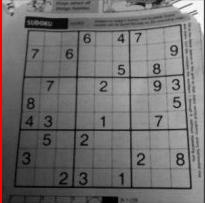
#> input picture python/image/test.jpg, 205 x 203 px, found by its file name
$ python edges.py
#> lines starting #> are read from the running program, lines starting #| are printed output that depends on the picture
import sys
import cv2
import numpy as np

class edges:

    def __init__(self,name):
        self.name = name

    def cannyEdges(self):
        image = cv2.imread(self.name)
#> image is the input picture: shape (203, 205, 3); mean B, G, R 110.8, 110.9, 113.3
        cv2.imshow("元画像",image)
        dst = cv2.cvtColor(image,cv2.COLOR_BGR2GRAY)
        edges = cv2.Canny(dst,75,25,3)
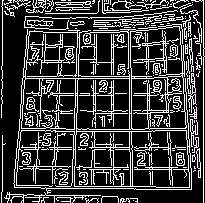
#> edges: shape (203, 205); 23.7% white in thin lines or dots

        cv2.imshow("結果画像",edges)

        if cv2.waitKey() == ord("s"):
#> (key Esc is pressed here)
            num = self.name.rfind("/")
            str = "./result/edges-" + self.name[num+1:]
            print(str)
            cv2.imwrite(str,edges)

        cv2.waitKey(0)
        cv2.destroyAllWindows()

args = sys.argv
if len(args) > 1:
    edges = edges(args[1])
else:
    edges = edges("./image/test.jpg")

edges.cannyEdges()

$ run again, with python/image/sample.jpg copied over python/image/test.jpg
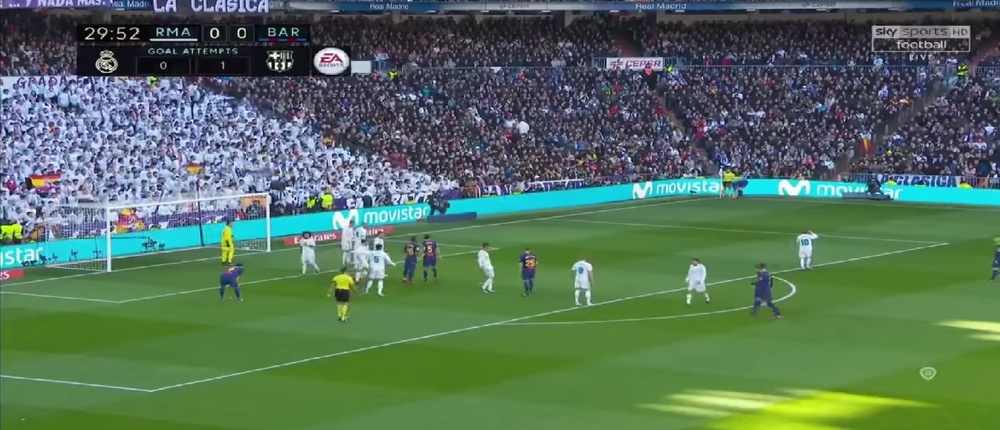
#> input picture python/image/sample.jpg, 1000 x 430 px, shrunk from 1620 x 696 before the run, found by its file name
#> in cannyEdges, image is the input picture: shape (430, 1000, 3); mean B, G, R 91.7, 113, 85.8
#> in cannyEdges, `dst = cv2.cvtColor(image,cv2.COLOR_BGR2GRAY)`:
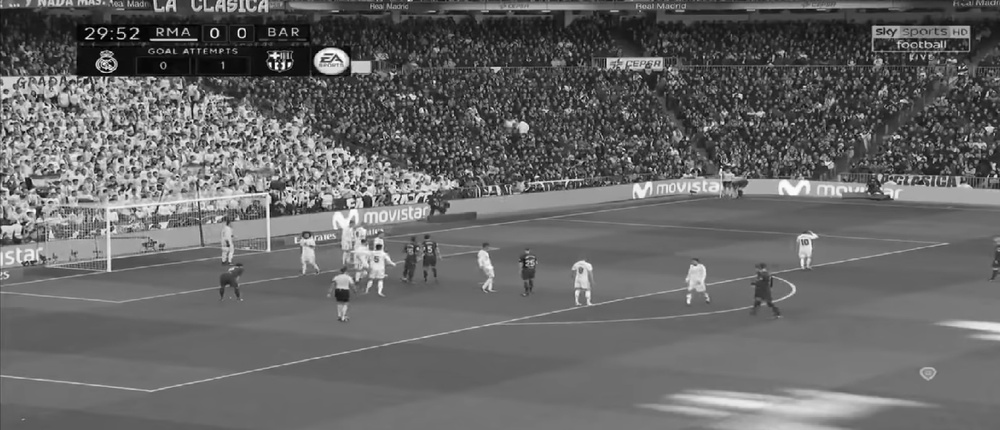
#> dst: shape (430, 1000); min 0, max 254, mean 102.5
#> in cannyEdges, `edges = cv2.Canny(dst,75,25,3)`:
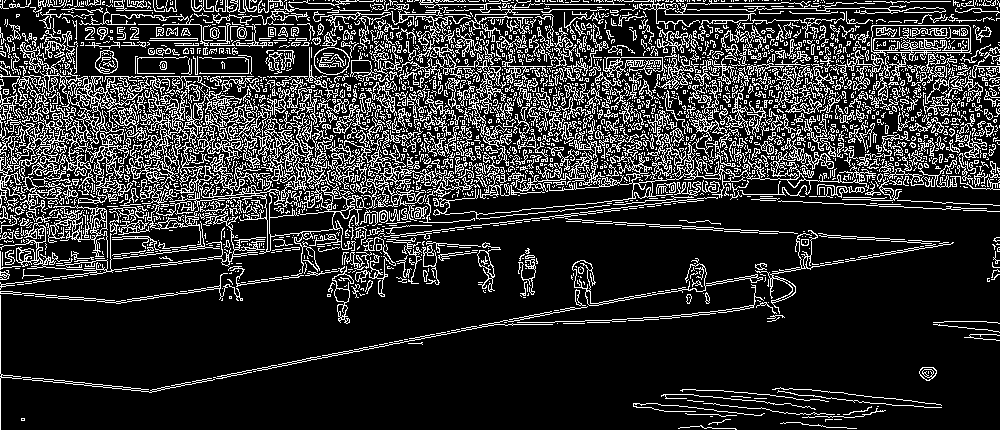
#> edges: shape (430, 1000); 18.8% white in thin lines or dots

$ run again, with python/image/sample2.jpg copied over python/image/test.jpg
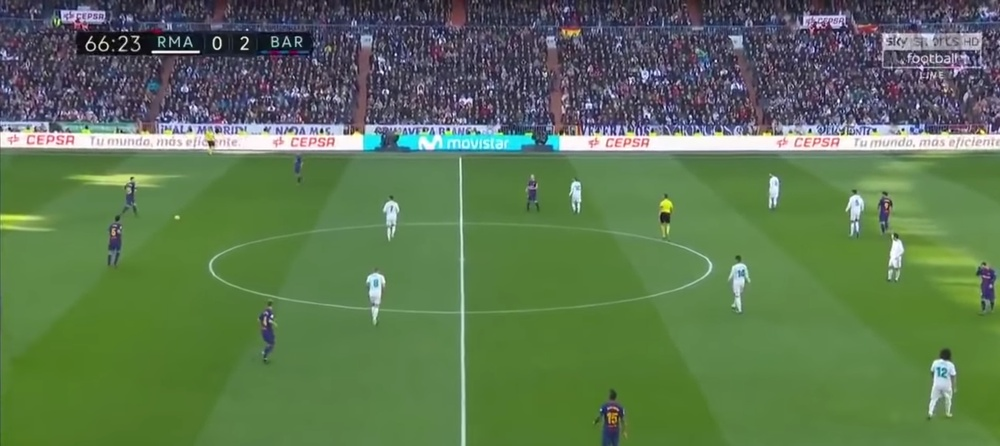
#> input picture python/image/sample2.jpg, 1000 x 446 px, shrunk from 1895 x 845 before the run, found by its file name
#> in cannyEdges, image is the input picture: shape (446, 1000, 3); mean B, G, R 82.3, 117.6, 92.5
#> in cannyEdges, `dst = cv2.cvtColor(image,cv2.COLOR_BGR2GRAY)`:
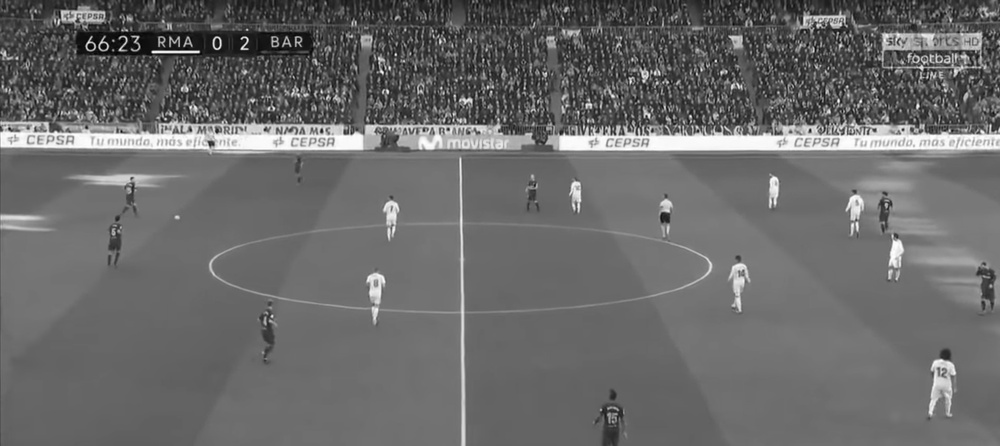
#> dst: shape (446, 1000); min 0, max 255, mean 106.1
#> in cannyEdges, `edges = cv2.Canny(dst,75,25,3)`:
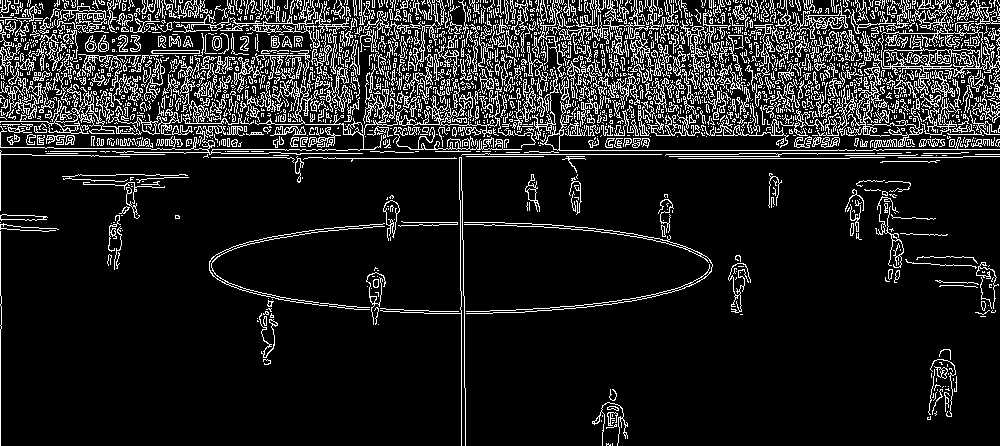
#> edges: shape (446, 1000); 13% white in thin lines or dots

$ run again, with python/image/angle1.png saved as python/image/test.jpg
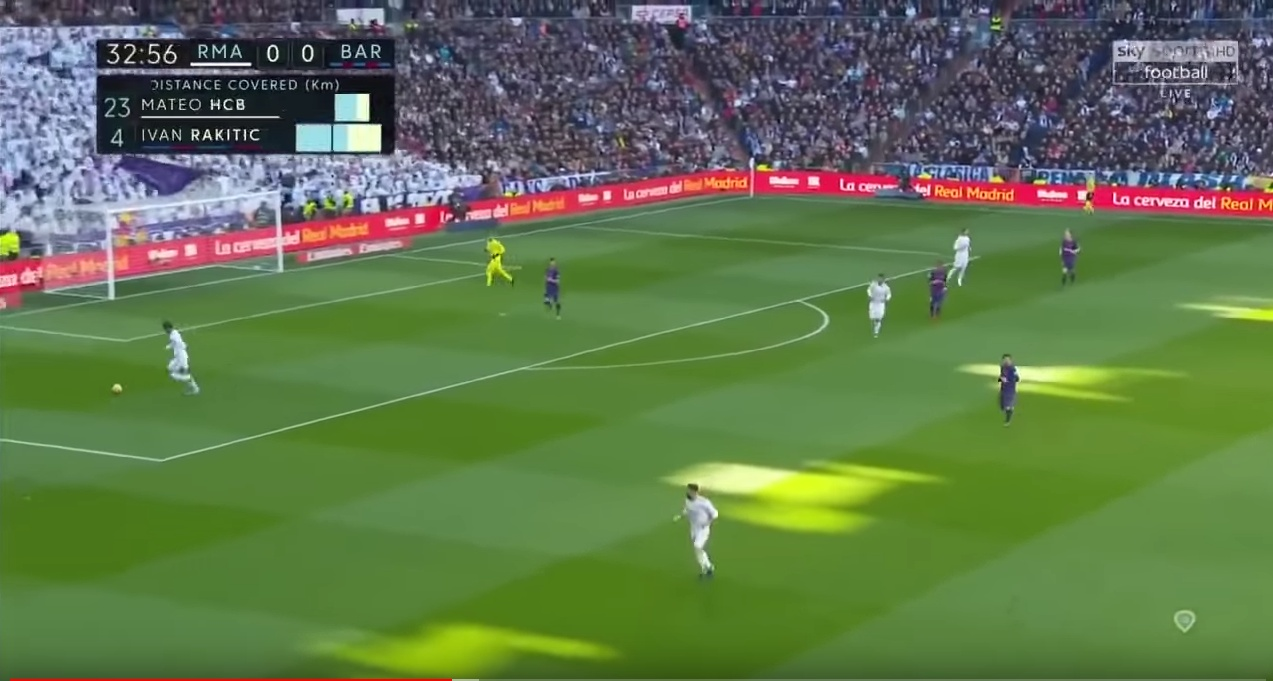
#> input picture python/image/angle1.png, 1273 x 681 px, found by its file name
#> in cannyEdges, image is the input picture: shape (681, 1273, 3); mean B, G, R 76.7, 118.9, 96.3
#> in cannyEdges, `dst = cv2.cvtColor(image,cv2.COLOR_BGR2GRAY)`:
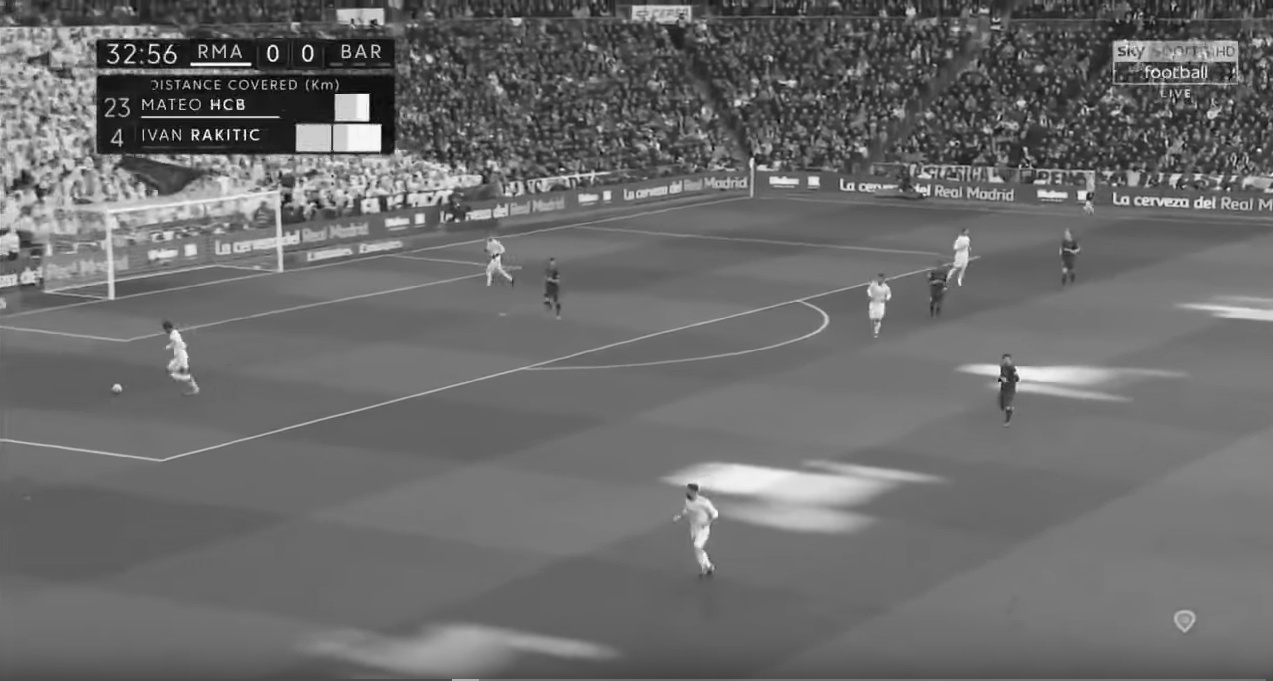
#> dst: shape (681, 1273); min 0, max 255, mean 107.3
#> in cannyEdges, `edges = cv2.Canny(dst,75,25,3)`:
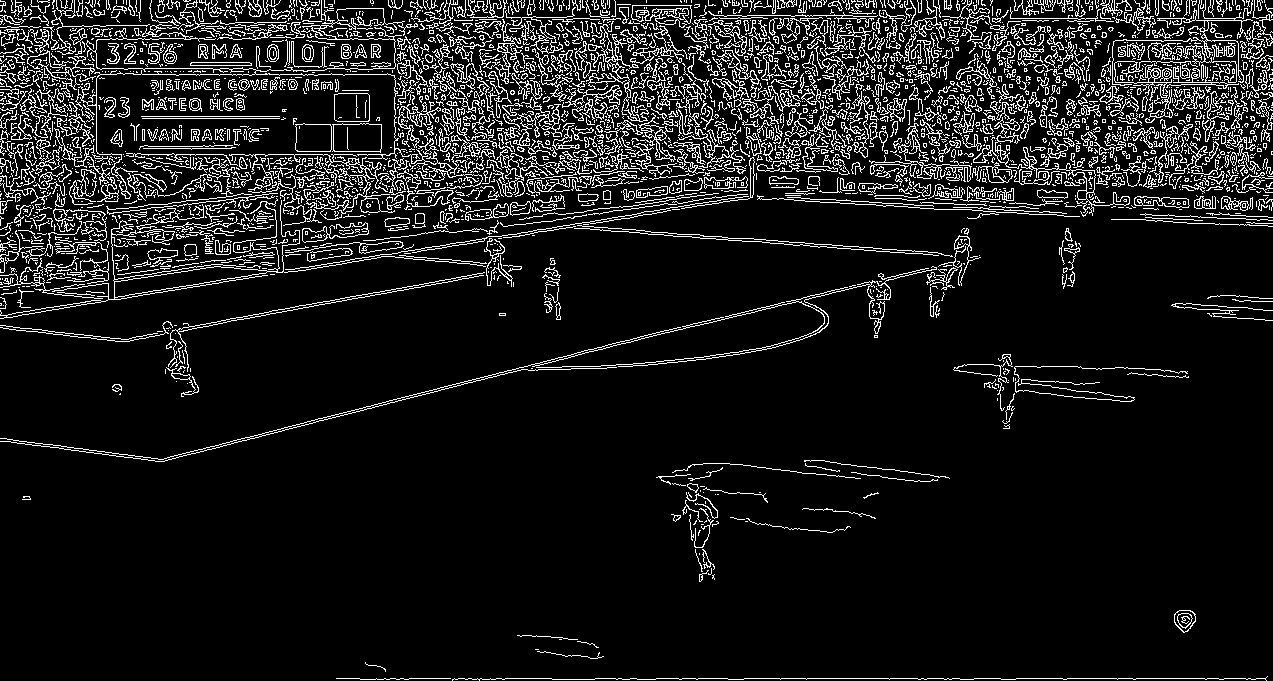
#> edges: shape (681, 1273); 10.1% white in thin lines or dots
